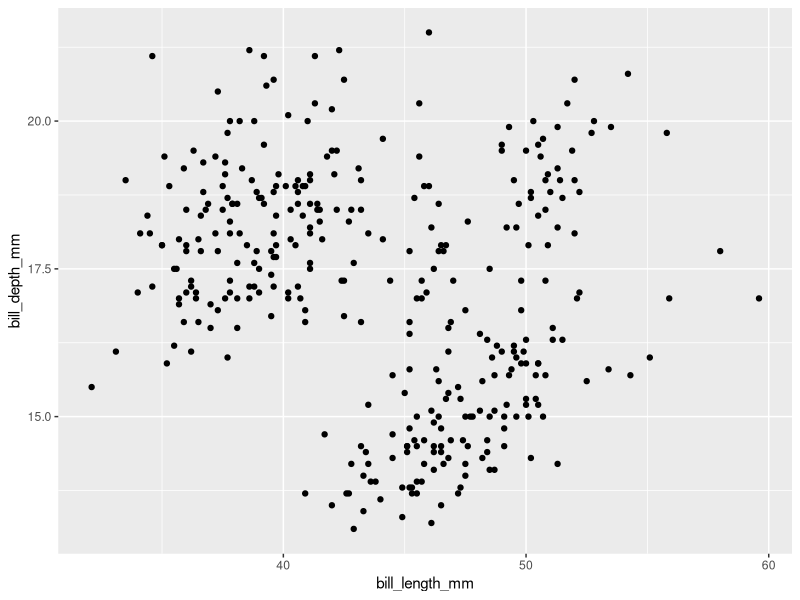
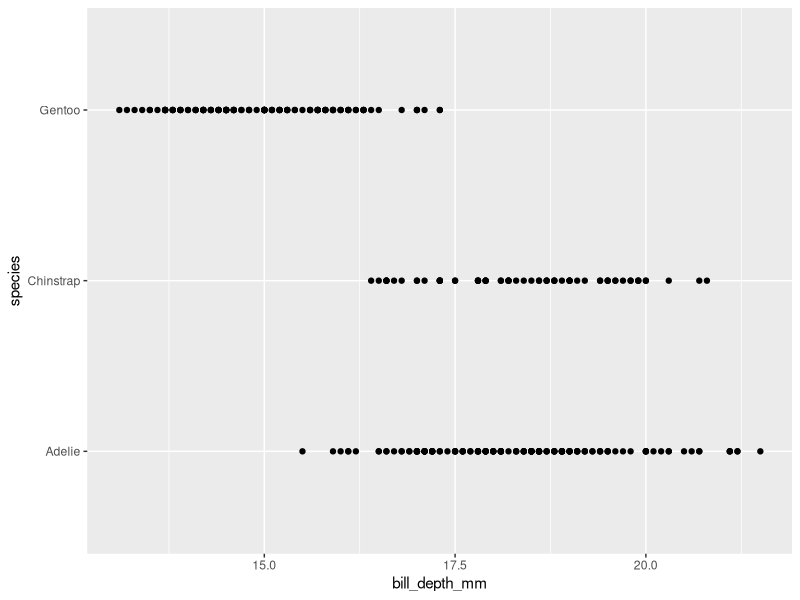
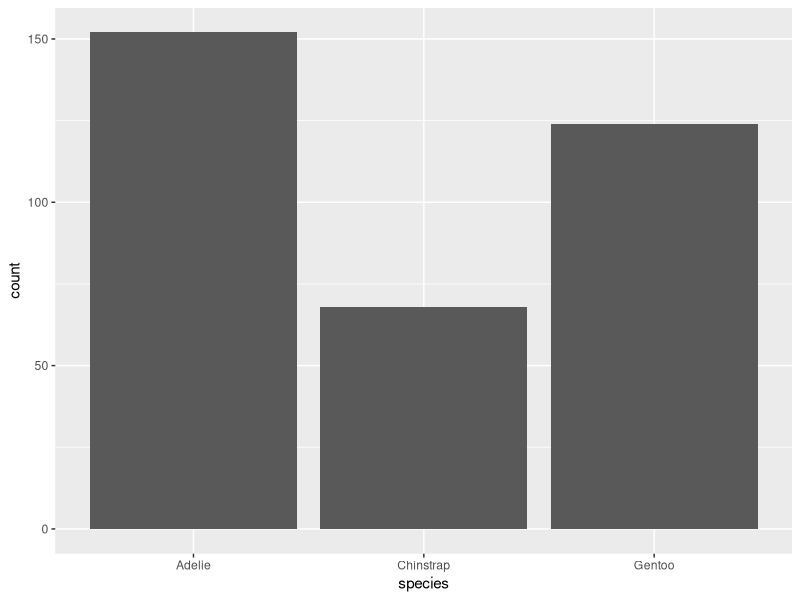
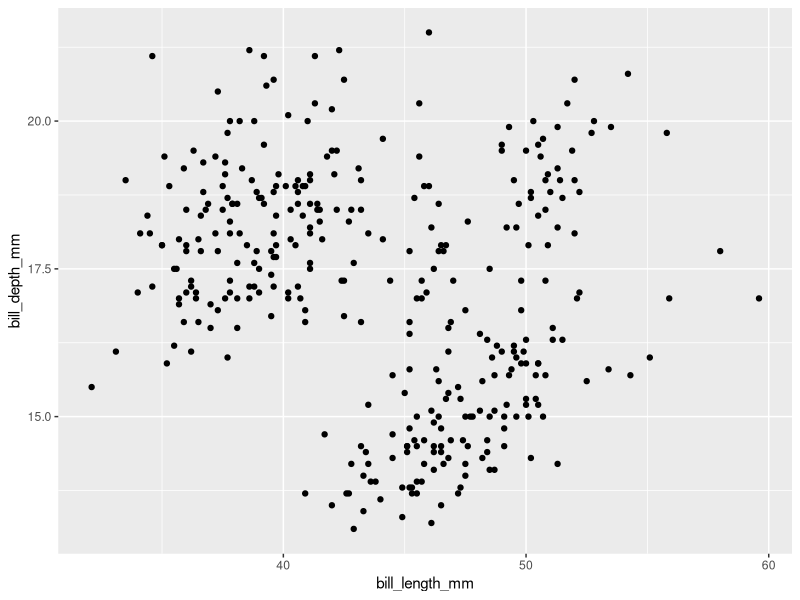
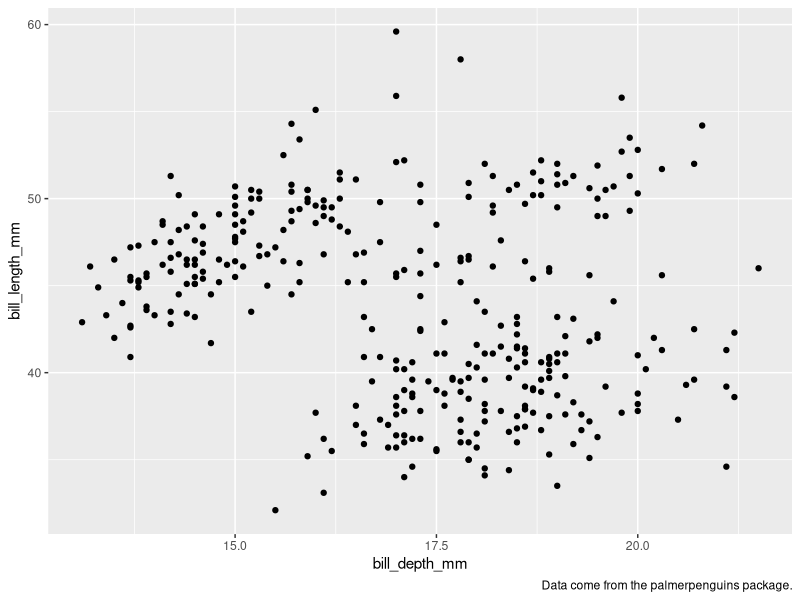
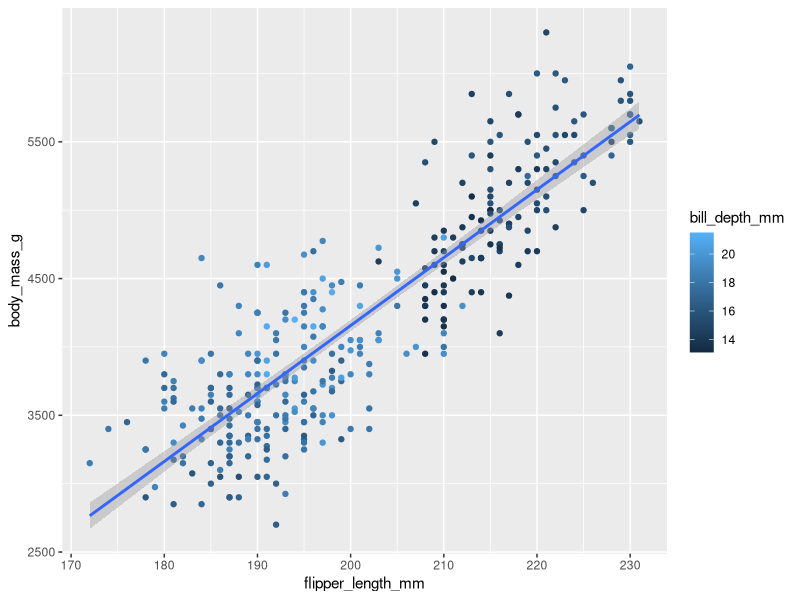
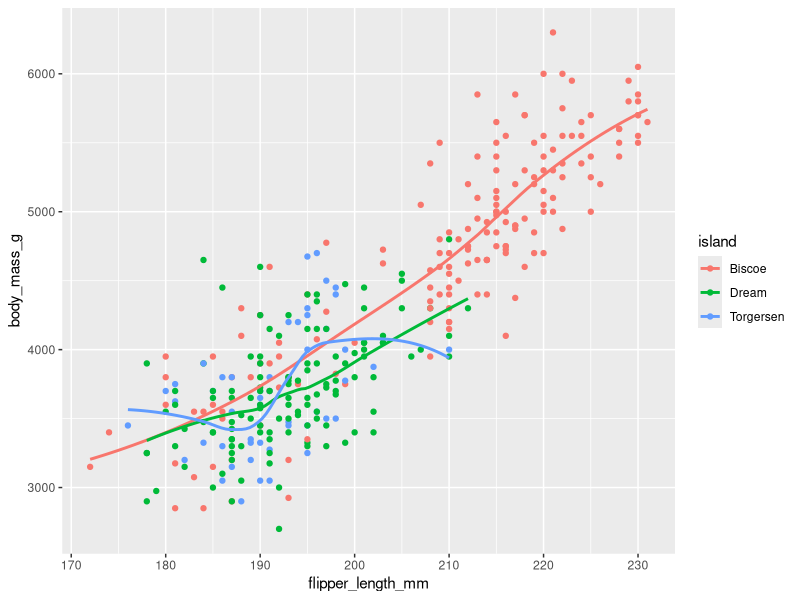
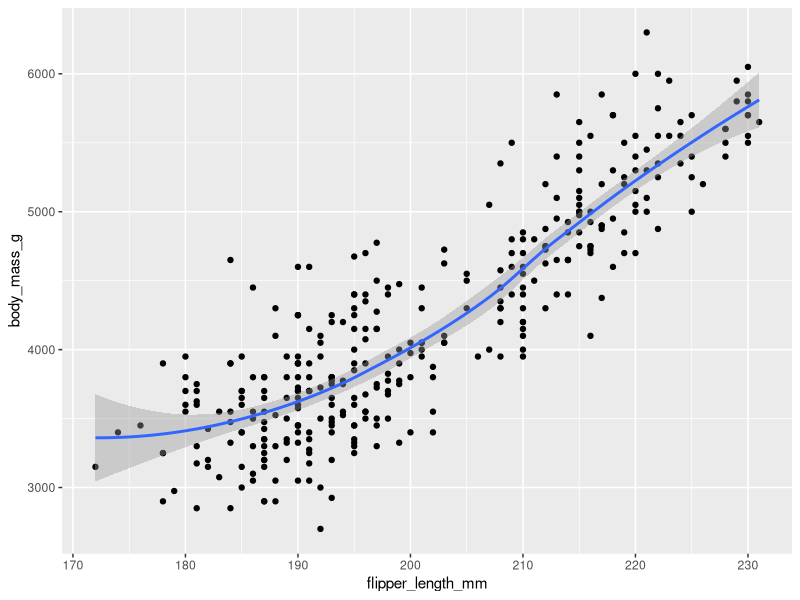

Write the R code that produced these figures, in order.
## ---- chunk 1
library(tidyverse)
library(palmerpenguins)
library(ggthemes)
## ---- chunk 2
dim(penguins)
## ---- chunk 3
penguins |> 
  ggplot(aes(y = bill_depth_mm, x = bill_length_mm)) +
  geom_point(na.rm = TRUE)
## ---- chunk 4
penguins |> 
  ggplot(aes(bill_depth_mm, species)) +
  geom_point(na.rm = TRUE)
## ---- chunk 5
penguins |> 
  ggplot(aes(species)) +
  geom_bar()
## ---- chunk 6
penguins |> 
  ggplot(aes(bill_length_mm, bill_depth_mm)) +
  geom_point(na.rm = TRUE)
## ---- chunk 7
    penguins |> 
      ggplot(aes(bill_depth_mm, bill_length_mm)) +
      geom_point(na.rm = TRUE) +
      labs(caption = "Data come from the palmerpenguins package.")

## ---- chunk 8
    ggplot(
      penguins, aes(flipper_length_mm, body_mass_g)) +
      geom_point(aes(color = bill_depth_mm), na.rm = TRUE) +
      geom_smooth(method = "lm")
## ---- chunk 9
    #| eval: false

    ggplot(
      data = penguins,
      mapping = aes(x = flipper_length_mm, y = body_mass_g, color = island)
    ) +
      geom_point() +
      geom_smooth(se = FALSE)
## ---- chunk 10
    #| eval: false

    ggplot(
      data = penguins,
      mapping = aes(x = flipper_length_mm, y = body_mass_g)
    ) +
      geom_point() +
      geom_smooth()

    ggplot() +
      geom_point(
        data = penguins,
        mapping = aes(x = flipper_length_mm, y = body_mass_g)
      ) +
      geom_smooth(
        data = penguins,
        mapping = aes(x = flipper_length_mm, y = body_mass_g)
      )
